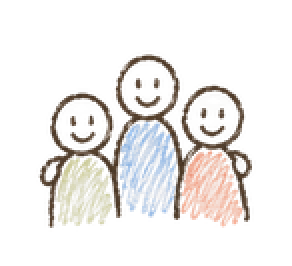
#> input picture images/frag_image_114_1-111.png, 146 x 133 px, given in place of render_desktop_full.png, which was not available (shown 2 times larger)
$ python check_hero_compose.py
#> lines starting #> are read from the running program, lines starting #| are printed output that depends on the picture; pictures that were not available may be replaced by others from this repository, and a replacement may not be noted
"""Сверка rc_1-24 с рендером + воспроизведение композиции героя."""
from PIL import Image, ImageChops
import numpy as np

render = Image.open("/home/z/my-project/figma/render_desktop_full.png").convert("RGB")
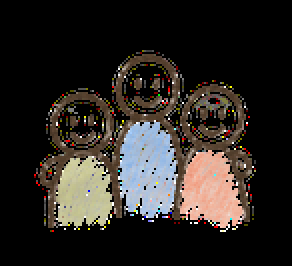
#> render: PIL image 146x133 RGB (shown 2 times larger); mean R, G, B 43.7, 39.2, 35.3

# 1) Что вырезано в rc_1-24 vs рендер в том же месте
ref = render.crop((742, 254, 742 + 425, 254 + 430))
#> ref: PIL image 425x430 RGB; every value is 0
rc = Image.open("/home/z/my-project/public/images/rc_1-24.png").convert("RGB")
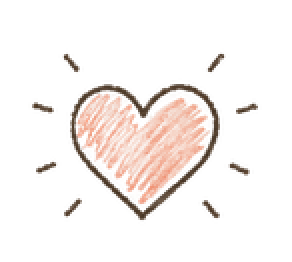
#> input picture images/frag_image_116_1-113.png, 146 x 131 px, given in place of rc_1-24.png, which was not available (shown 2 times larger)
diff = np.array(ImageChops.difference(ref, rc).convert("L"))
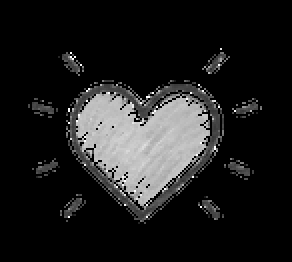
#> diff: shape (131, 146) (shown 2 times larger); min 0, max 255, mean 30.2
print("rc_1-24 vs render (742,254,425,430): mean diff =", round(diff.mean(), 2), " max =", diff.max())
#| rc_1-24 vs render (742,254,425,430): mean diff = 30.18  max = 255

# 2) Воспроизведение композиции сайта на белом
comp = Image.new("RGB", (1280, 800), (248, 248, 247))
frame = Image.open("/home/z/my-project/public/images/frag_image_84_1-23.png").resize((566, 566), Image.LANCZOS)
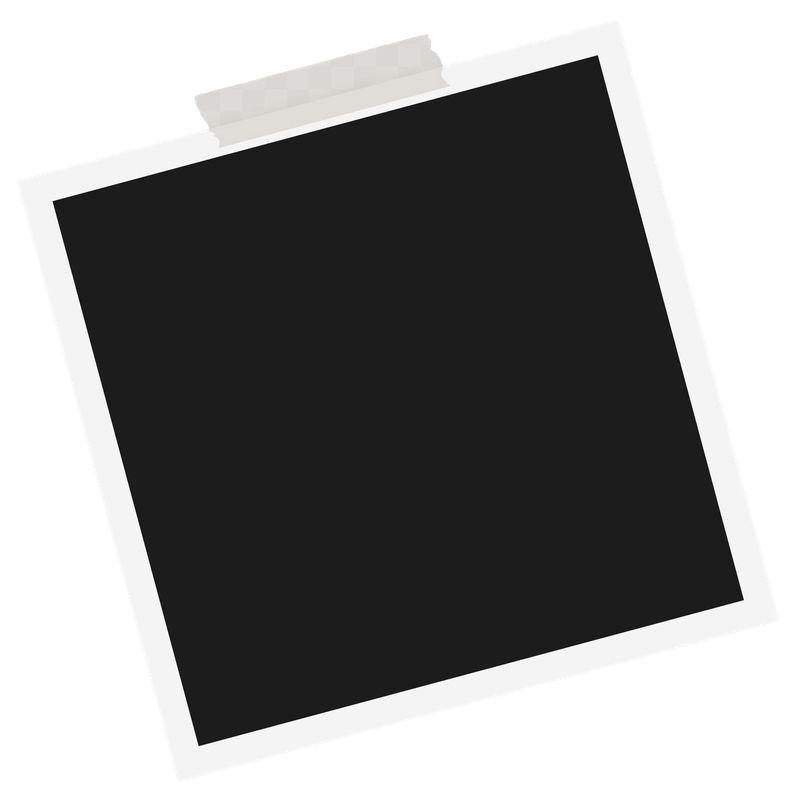
#> input picture images/frag_image_84_1-23.png, 800 x 800 px, found by its file name
comp.paste(frame, (672, 186), frame)
photo = rc.resize((425, 430), Image.LANCZOS)
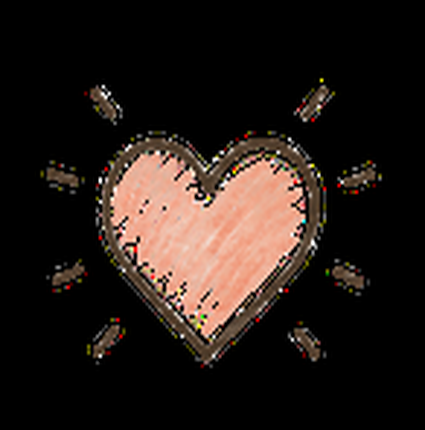
#> photo: PIL image 425x430 RGB; mean R, G, B 37.5, 28.3, 23.8
comp.paste(photo, (742, 254))
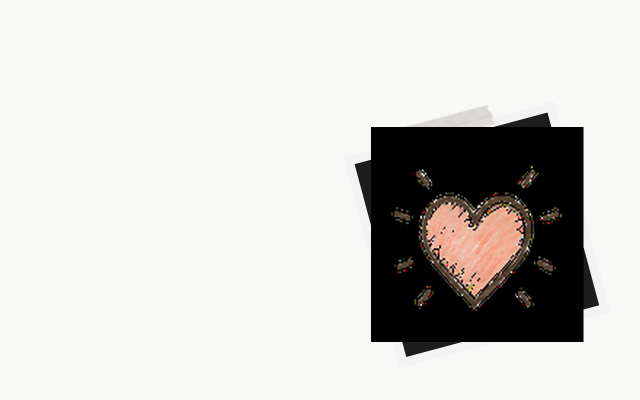
#> comp: PIL image 1280x800 RGB (shown at 1/2 size); mean R, G, B 208.6, 207, 205.4
comp.crop((640, 140, 1280, 800)).save("/home/z/my-project/figma/audit/hero_composed.png")
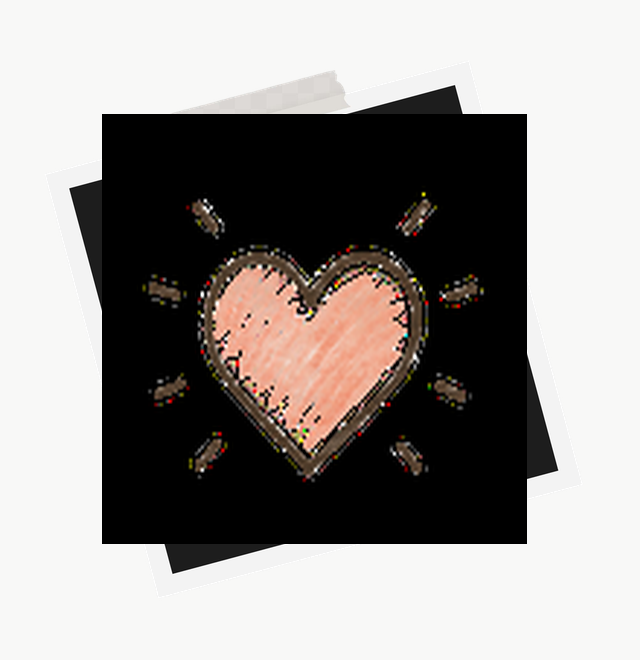
#> saved as hero_composed.png: PIL image 640x660 RGB; mean R, G, B 152.6, 148.5, 146.1

# 3) Рендер той же зоны для сравнения
render.crop((640, 140, 1280, 800)).save("/home/z/my-project/figma/audit/hero_render_ref.png")
print("saved composed + ref")
